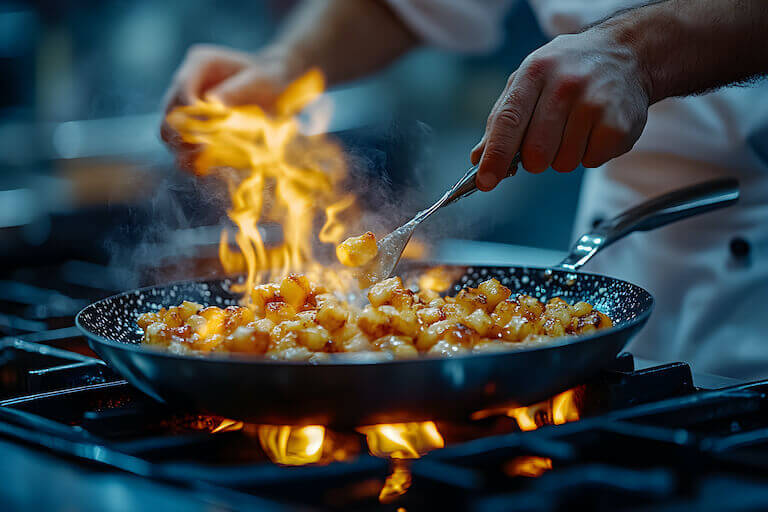
#> input picture data/test_images/img1.jpg, 768 x 512 px
$ python -i smoke_detection.py   (imports and definitions only)
#> lines starting #> are read from the running program, lines starting #| are printed output that depends on the picture; after the words box and inside, x2 and y2 are one past the last pixel; in counts of white or black regions, pixels touching at a corner belong together
### spatial_filters.py
"""
Spatial Filtering Module
Manual kernel convolution for Gaussian blur and edge detection
"""

import numpy as np


def create_gaussian_kernel(size, sigma):
    """
    Create a Gaussian kernel from scratch.

    Formula: G(x,y) = (1/(2*pi*sigma^2)) * exp(-(x^2+y^2)/(2*sigma^2))

    Args:
        size: Kernel size (must be odd, e.g., 3, 5, 7)
        sigma: Standard deviation of Gaussian distribution

    Returns:
        kernel: 2D Gaussian kernel normalized so sum equals 1
    """
    if size % 2 == 0:
        size += 1  # Ensure odd size

    # Create coordinate arrays
    center = size // 2
    x = np.arange(size) - center
    y = np.arange(size) - center

    # Create meshgrid
    X, Y = np.meshgrid(x, y)

    # Calculate Gaussian values
    coefficient = 1 / (2 * np.pi * sigma ** 2)
    exponent = -(X ** 2 + Y ** 2) / (2 * sigma ** 2)
    kernel = coefficient * np.exp(exponent)

    # Normalize kernel so sum equals 1
    kernel = kernel / np.sum(kernel)

    return kernel


def apply_convolution(image, kernel, padding='zero'):
    """
    Apply manual convolution operation to an image.

    Args:
        image: Input image as numpy array (H, W) or (H, W, C)
        kernel: Convolution kernel as numpy array (K, K)
        padding: Padding mode - 'zero' for zero-padding, 'same' for same-size output

    Returns:
        convolved: Convolved image with same shape as input (if padding='same')
    """
    # Handle grayscale and color images
    if len(image.shape) == 2:
        image = image[:, :, np.newaxis]  # Add channel dimension
        is_grayscale = True
    else:
        is_grayscale = False

    kernel_height, kernel_width = kernel.shape
    image_height, image_width, num_channels = image.shape

    # Calculate padding
    pad_h = kernel_height // 2
    pad_w = kernel_width // 2

    # Apply zero padding
    if padding == 'zero':
        padded = np.pad(image, ((pad_h, pad_h), (pad_w, pad_w), (0, 0)), mode='constant')
    else:
        padded = image

    # Initialize output
    output = np.zeros((image_height, image_width, num_channels), dtype=np.float32)

    # Flip kernel for convolution (correlation)
    kernel_flipped = np.flip(np.flip(kernel, 0), 1)

    # Apply convolution
    for c in range(num_channels):
        for i in range(image_height):
            for j in range(image_width):
                # Extract region of interest
                roi = padded[i:i + kernel_height, j:j + kernel_width, c]
                # Element-wise multiplication and sum
                output[i, j, c] = np.sum(roi * kernel_flipped)

    # Remove channel dimension if grayscale
    if is_grayscale:
        output = output[:, :, 0]

    # Clip values to valid range
    if image.dtype == np.uint8:
        output = np.clip(output, 0, 255).astype(np.uint8)
    else:
        output = output.astype(image.dtype)

    return output


def gaussian_blur(image, kernel_size=5, sigma=1.0):
    """
    Apply Gaussian blur to an image using manual convolution.

    Args:
        image: Input image as numpy array
        kernel_size: Size of Gaussian kernel (odd number)
        sigma: Standard deviation for Gaussian

    Returns:
        blurred: Blurred image
    """
    # Create Gaussian kernel
    kernel = create_gaussian_kernel(kernel_size, sigma)

    # Apply convolution
    blurred = apply_convolution(image, kernel, padding='zero')

    return blurred


def create_sobel_kernels():
    """
    Create Sobel kernels for edge detection.

    Returns:
        sobel_x: Horizontal Sobel kernel (detects vertical edges)
        sobel_y: Vertical Sobel kernel (detects horizontal edges)
    """
    # Sobel X kernel (detects vertical edges)
    sobel_x = np.array([
        [-1, 0, 1],
        [-2, 0, 2],
        [-1, 0, 1]
    ], dtype=np.float32)

    # Sobel Y kernel (detects horizontal edges)
    sobel_y = np.array([
        [-1, -2, -1],
        [0, 0, 0],
        [1, 2, 1]
    ], dtype=np.float32)

    return sobel_x, sobel_y


def sobel_edge_detection(image):
    """
    Apply Sobel edge detection using manual convolution.

    Args:
        image: Input grayscale image as numpy array (H, W)

    Returns:
        magnitude: Edge magnitude image
        direction: Edge direction image (in radians)
    """
    # Convert to grayscale if needed
    if len(image.shape) == 3:
        # Convert BGR to grayscale manually
        gray = 0.299 * image[:, :, 2] + 0.587 * image[:, :, 1] + 0.114 * image[:, :, 0]
        gray = gray.astype(np.uint8)
    else:
        gray = image.copy()

    # Create Sobel kernels
    sobel_x, sobel_y = create_sobel_kernels()

    # Apply convolution
    Gx = apply_convolution(gray.astype(np.float32), sobel_x, padding='zero')
    Gy = apply_convolution(gray.astype(np.float32), sobel_y, padding='zero')

    # Calculate edge magnitude
    magnitude = np.sqrt(Gx ** 2 + Gy ** 2)

    # Calculate edge direction
    direction = np.arctan2(Gy, Gx)

    # Normalize magnitude to 0-255 range
    magnitude = np.clip(magnitude, 0, 255).astype(np.uint8)

    return magnitude, direction


# [40 lines left out: function apply_median_filter, not called in this run]

### smoke_detection.py
"""
Smoke Detection Module
Detects smoke using color analysis, motion detection, and edge characteristics
"""

import numpy as np
import cv2
from spatial_filters import gaussian_blur, sobel_edge_detection


# [69 lines left out: functions detect_smoke_color, detect_smoke_motion, not called in this run]


def detect_smoke_edges(image):
    """
    Detect smoke using edge characteristics.
    Smoke has soft, blurred edges compared to solid objects.

    Args:
        image: Input grayscale image

    Returns:
        edge_mask: Binary mask highlighting soft edge regions
    """
    # Convert to grayscale if needed
    if len(image.shape) == 3:
        gray = cv2.cvtColor(image, cv2.COLOR_BGR2GRAY)
    else:
        gray = image.copy()

    # Apply edge detection
    edges, _ = sobel_edge_detection(gray)

    # Smoke has soft edges, so we look for regions with:
    # - Medium edge strength (not too strong, not too weak)
    # - After blurring, edges should be present but not sharp

    # Blur the edges to find soft edge regions
    blurred_edges = gaussian_blur(edges, kernel_size=7, sigma=2.0)

    # Threshold for medium edge strength (smoke characteristics)
    _, edge_mask = cv2.threshold(blurred_edges, 30, 255, cv2.THRESH_BINARY)
    _, edge_mask_upper = cv2.threshold(blurred_edges, 150, 255, cv2.THRESH_BINARY_INV)

    # Combine: medium edge strength (soft edges)
    soft_edge_mask = cv2.bitwise_and(edge_mask, edge_mask_upper)

    return soft_edge_mask.astype(np.uint8)


# [132 lines left out: functions detect_smoke_regions, calculate_smoke_density, classify_smoke_severity, not called in this run]

>>> import cv2
>>> picture = cv2.imread('data/test_images/img1.jpg')
#> picture is the input picture: shape (512, 768, 3); mean B, G, R 67.2, 68.5, 61
>>> result = detect_smoke_edges(picture)
#> in detect_smoke_edges, `gray = cv2.cvtColor(image, cv2.COLOR_BGR2GRAY)`:
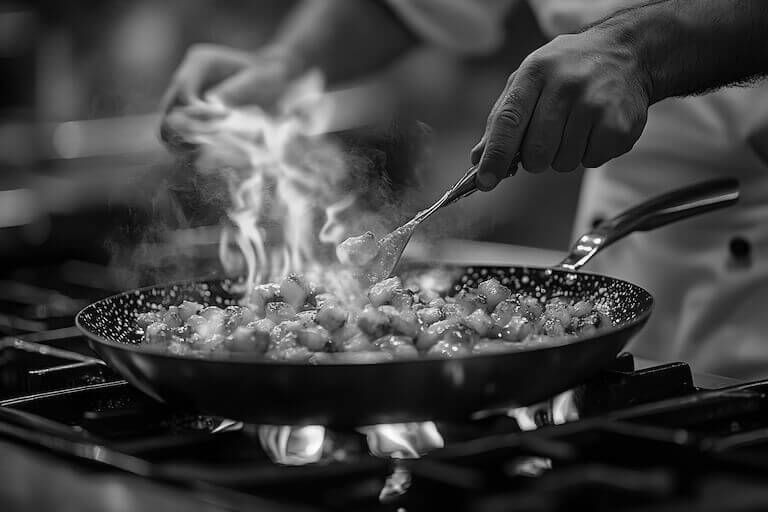
#> gray: shape (512, 768); min 0, max 255, mean 66.1
#> call 2 of apply_convolution, with kernel = array of shape (3, 3), padding = 'zero'
#> after the loop in apply_convolution (call 2), `for c in range(num_channels):`:
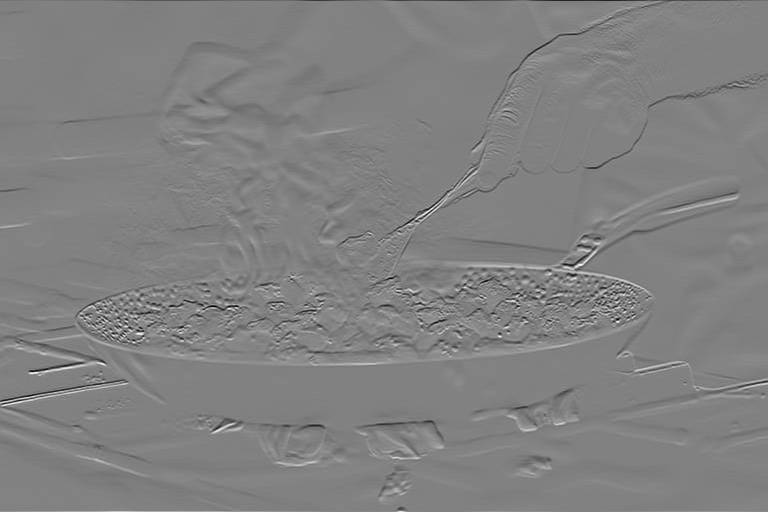
#> output: shape (512, 768, 1) float32; min -859, max 835, mean 0.3; drawn with min black and max white
#> in sobel_edge_detection, `direction = np.arctan2(Gy, Gx)`:
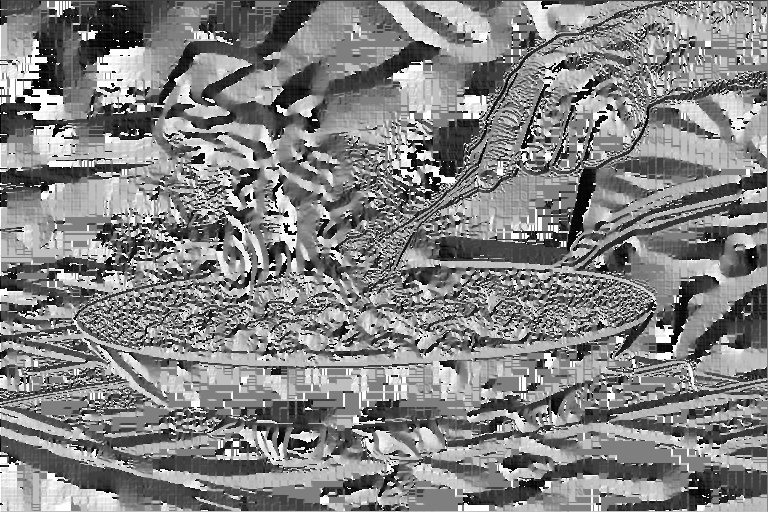
#> direction: shape (512, 768) float32; min -3.14, max 3.14, mean 0.105; drawn with min black and max white
#> call 3 of apply_convolution, with kernel = array of shape (7, 7), padding = 'zero'
#> after the loop in apply_convolution (call 3), `for c in range(num_channels):`:
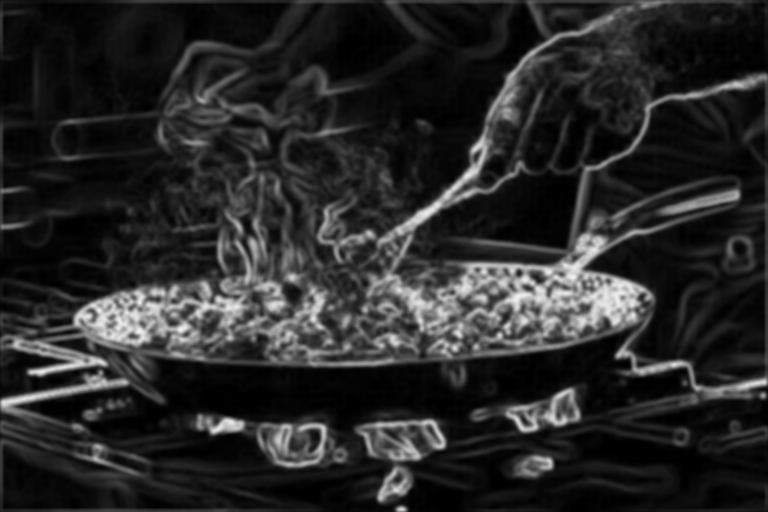
#> output: shape (512, 768, 1) float32; min 0, max 244.4, mean 41
#> in detect_smoke_edges, `_, edge_mask = cv2.threshold(blurred_edges, 30, 255, cv2.THRESH_BINARY)`:
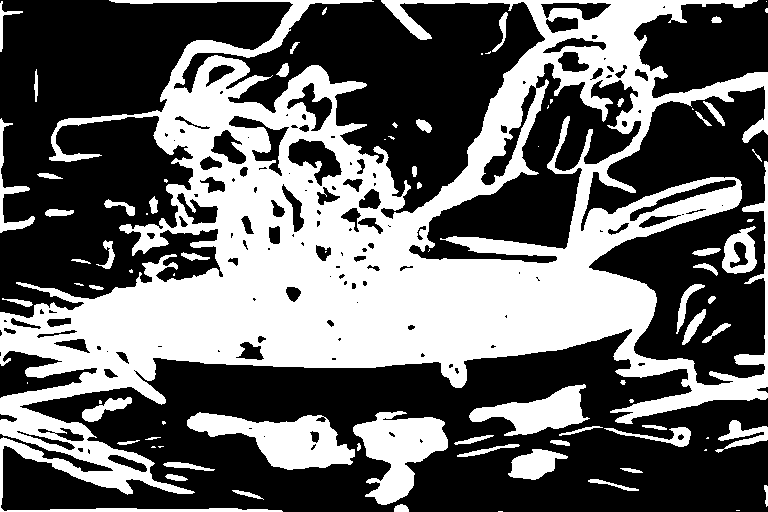
#> edge_mask: shape (512, 768); 39.8% white; 84 white regions (29 under 20 px), largest, box (x1, y1, x2, y2) and area: (0, 0, 768, 512) 134000, (187, 412, 355, 470) 4972, (353, 411, 448, 505) 4726
#> in detect_smoke_edges, `_, edge_mask_upper = cv2.threshold(blurred_edges, 150, 255, cv2.THRESH..`:
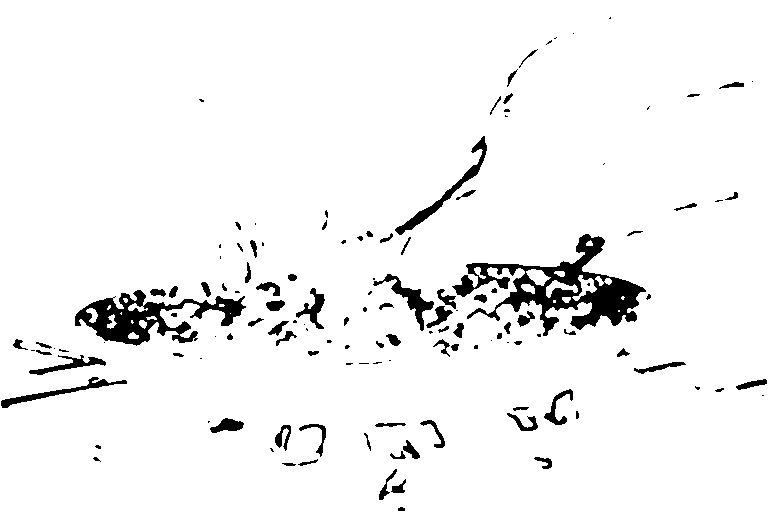
#> edge_mask_upper: shape (512, 768); 95.1% white; 132 black regions (50 under 20 px), largest, box (x1, y1, x2, y2) and area: (452, 234, 646, 336) 6076, (75, 290, 246, 346) 3769, (395, 136, 487, 235) 971
#> in detect_smoke_edges, `soft_edge_mask = cv2.bitwise_and(edge_mask, edge_mask_upper)`:
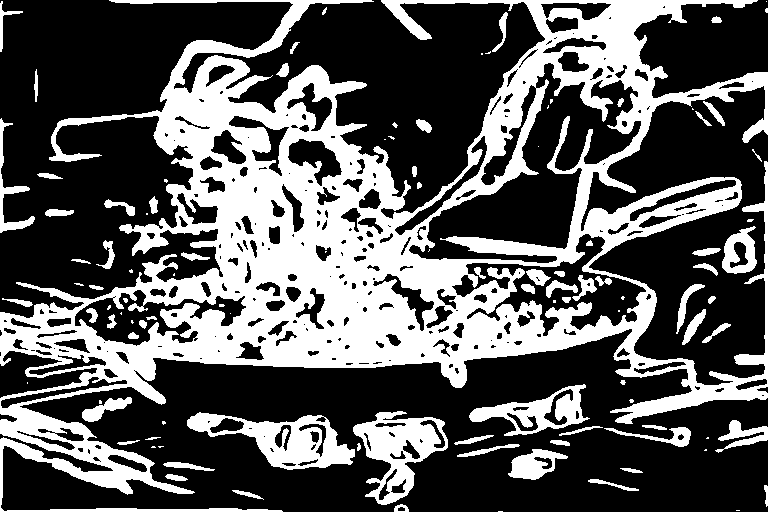
#> soft_edge_mask: shape (512, 768); 34.8% white; 107 white regions (38 under 20 px), largest, box (x1, y1, x2, y2) and area: (0, 0, 768, 512) 115286, (187, 412, 355, 470) 4196, (353, 411, 448, 505) 3985

$ run again, on data/test_images/img2.jpg
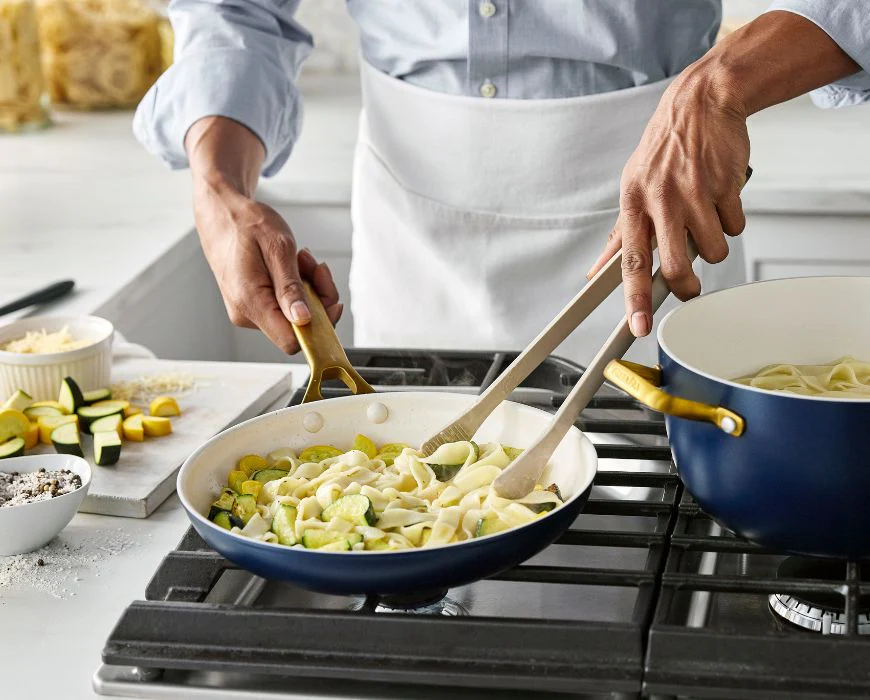
#> input picture data/test_images/img2.jpg, 870 x 700 px
#> picture is the input picture: shape (700, 870, 3); mean B, G, R 133, 144, 150
#> padded: shape (706, 876, 1)
#> after the loop in apply_convolution (call 3), `for c in range(num_channels):`:
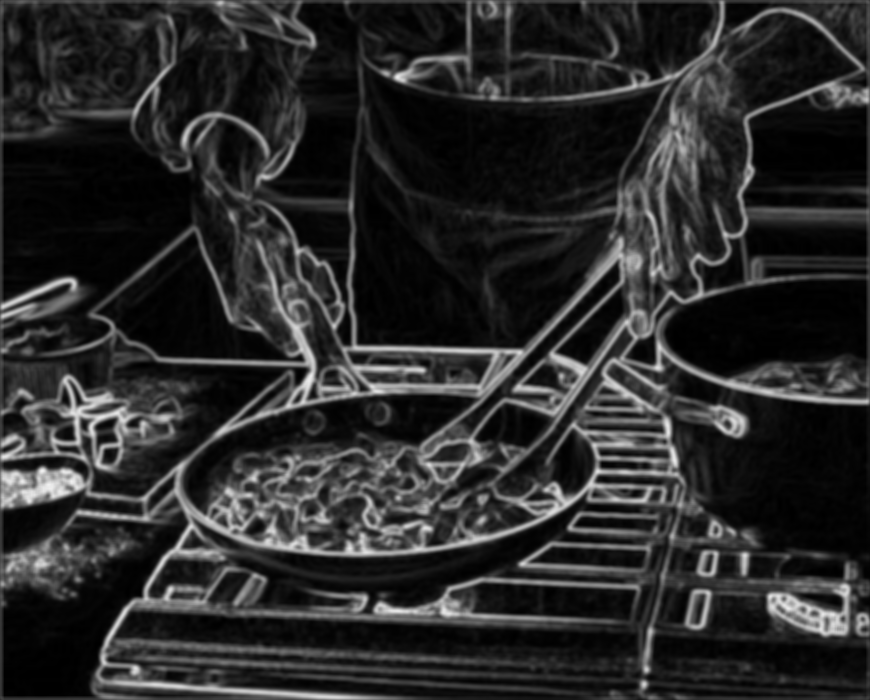
#> output: shape (700, 870, 1) float32; min 0, max 240.5, mean 42.8
#> edge_mask: shape (700, 870); 44.3% white; 80 white regions (39 under 20 px), largest, box (x1, y1, x2, y2) and area: (0, 0, 870, 700) 264941, (669, 659, 760, 681) 837, (372, 401, 393, 426) 366
#> edge_mask_upper: shape (700, 870); 95.9% white; 223 black regions (105 under 20 px), largest, box (x1, y1, x2, y2) and area: (170, 462, 664, 556) 3209, (351, 345, 526, 395) 1870, (768, 584, 850, 636) 1596
#> in detect_smoke_edges, `soft_edge_mask = cv2.bitwise_and(edge_mask, edge_mask_upper)`:
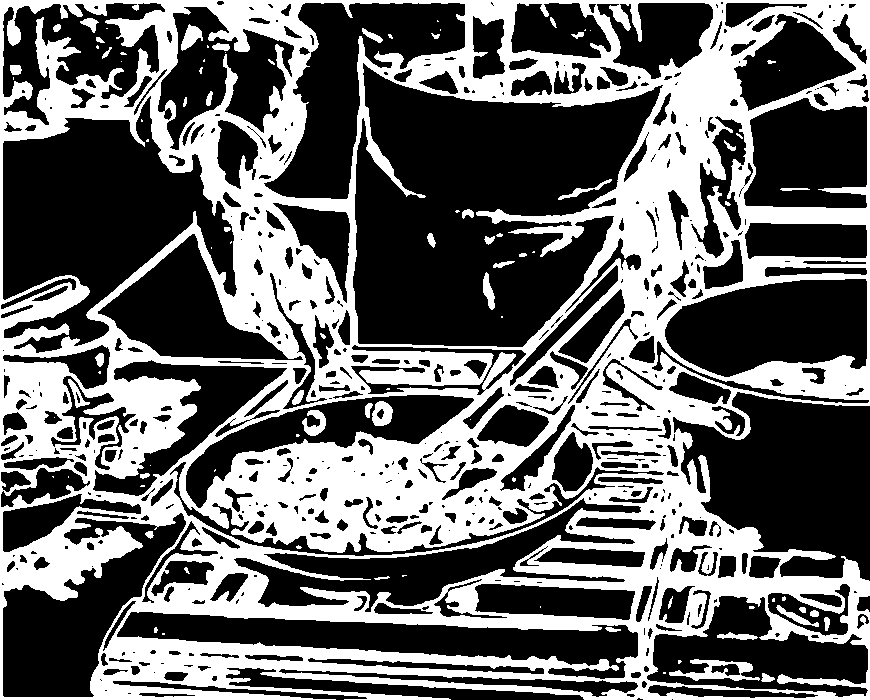
#> soft_edge_mask: shape (700, 870); 40.2% white; 92 white regions (45 under 20 px), largest, box (x1, y1, x2, y2) and area: (0, 0, 870, 700) 239462, (669, 659, 760, 681) 837, (372, 401, 393, 426) 366
